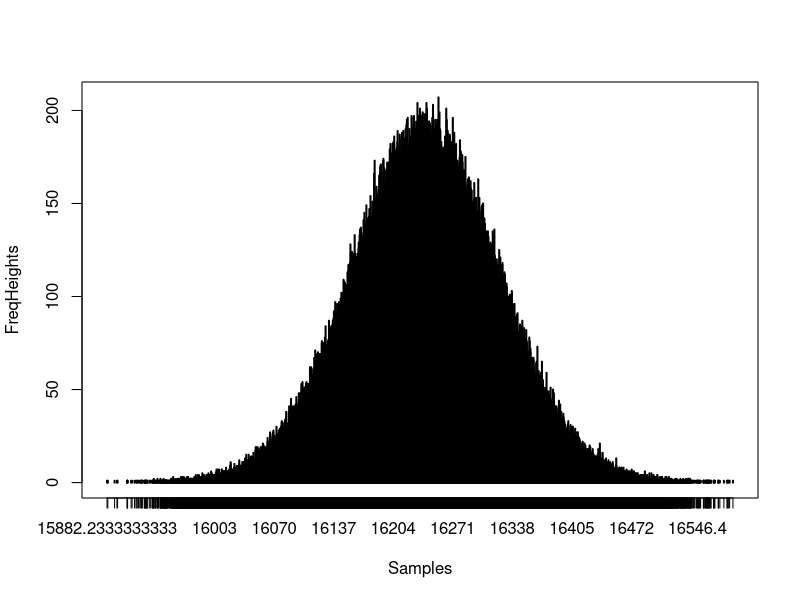
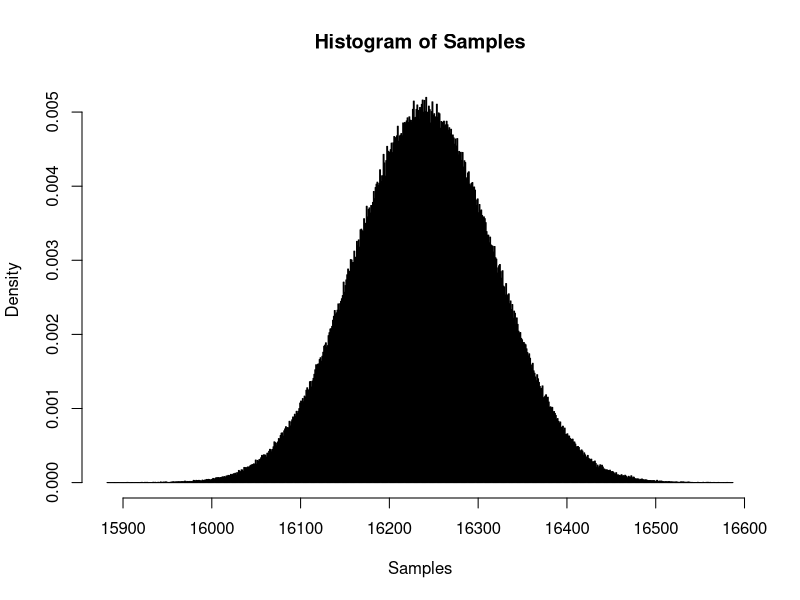
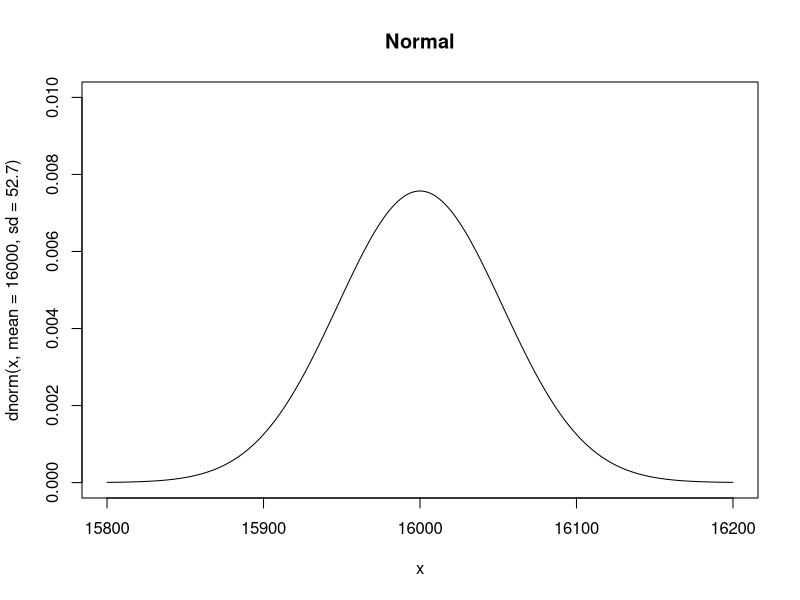

These charts were generated, in order, by the following R code:
# 현대적인 확률 : 많은 횟수로 실험을 시행할 때 어떤 사건이 발생하여 관찰되는 비율
# 상대도수에 의한 방법으로 확률을 정의 : 대수의 법칙(Law of large numbers)에 의존
## 대수의 법칙 ? : 아주 많은 횟수로 실험을 실행하게 되면,
##                 어떤 사건이 일어날 상대적 빈도수는 '단 한 번의 시행'에서
##                 그 사건이 일어날 확률(이론적 확률)에 점점 가까워지게 된다.

# 확률변수(Random variable) : 다양하게 나타나는 '사건에 어떤 값을 대응시킨 것'
# 확률분포(Probability Distribution) : 모집단의 표본을 대상으로한 실험에서 얻어지는 사건의 상대도수 분포
# 확률을 배우는 이유 ? : 특정 패턴을 띄는 어떤 사건을 확률변수로 도입하여 
#                        중요한 판단 시점에 확률분포를 참조하여 
#                        불확실한 문제를 논리적으로 추정, 검정할 수 있기 때문이다.

# 확률분포의 종류
# - 이산확률변수(discrete random variable) : 확률변수의 값이 상호배타적이고 유한한 변수 
#                                            ex) X = {1, 2, 3, 4 ....}
# - 이산확률분포(discrete probability distribution) : 이산확률변수 값들의 확률분포
# 기호 : 확률변수 X의 확률 -> P(X = xi) = Pi(i = 1, 2, 3, 4, ..., n) = P(1), P(2), ..., P(n)
# 개별 값(xi)의 확률 : 0 <= P(X) <= 1, (i = 1, 2, 3, 4, ..., n)
# 모두 더한 값 = 1 -> P(x1) + P(x2) + P(x3) + ... + P(n-1) + P(n) = 1
## 확률질량함수(Probability mass function, PMF) : 이산확률변수 X에 대응하는 확률을 함수(f)로 나타낼 때,
##                                                f(X)를 X의 확률질량함수(PMF)라고 한다.
## 기대값 E(X) = Xbar = for(i=1, i<=n, i++) ∑ xi * pi
## 분산 V(X) = ∂^2(X) = E{(x - Xbar)^2} = ∑ (xi - Xbar)^2 * pi
## 표준편차 ∂(X) = √V(X)

# - 연속확률변수(continuous random variable) : 어떤 구간 안에 있는 셀 수 없이 많은 값을 갖는 확률 변수 
#                                              ex) 실수들
# - 연속확률분포(continuous probability distribution) : 연속확률변수의 확률 분포
# 기호 : 확률변수 X의 확률 -> P(a <= X <= b)
# 구간의 확률 : 0 <= P(a <= X <= b) <= 1
## 확률밀도함수(Probability density function, PDF) : 연속확률변수 X에 대응하는 확률을 함수(f)로 나타낼 때,
##                                                   f(X)를 X의 확률밀도함수(PDF)라고 한다.
##                                                   (보통 확률함수라고 한다.)
## 확률 값 : P(a <= X <= b) = ∫(b, a) f(X) dX (a부터 b사이의 면적)
## 과정 - 사건 -> 확률변수 -> 확률분포 -> 추정 or 검정 -> 활용


# 정규분포(Normal Distribution) ----
## 정규성(normality) : 정규분포의 패턴
## 어떤 분포나 패턴을 알아야 하는 이유 ? : 어떤 현상들이 특정 분포나 패턴을 따른다는 가정으로
##                                         주로 확률을 추정하거나 다양한 검정을 하기 위함.
## 1. 종모양이며 좌우 대칭(평균, 중앙값, 최빈값이 정중앙에 위치한다.)
## 2. 좌우 측면으로 갈수록 곡선이 축에 근접하지만 축과 만나지 않는다.
## 3. 분포의 넓이는 1
## 4. 평균에 의해 분포의 위치가 좌우로 이동하며, 표준편차에 의해 편평함(평활)이 달라진다.
### 모집단의 관찰대상이 많을 때 전수 조사하여 분포를 확인하는
### 비효율적이며 경우에 따라 불가능에 가깝다.

## 중심극한정리(Central Limit Theorem) : 충분히 큰 표본으로 구한 표본평균(Xbar)의 분포는
##                                       정규분포에 근접하게 된다.
## 요약 : 표본을 n개씩 가능한 경우의 수만큼 반복하여 추출하면 모집단의 특성치(평균, 표준편차)를
##        정확하게 계산 할 수 있다. 
##        (표본평균과 표본분산(또는 표준편차)을 모집단 모수의 '불편추정량(unbiased estimator)'라 부르는 근거)
### 모집단 표준편차(∂)는 상수로 일정하지만, 표본평균의 표준편차는 n의 크기에 따라 모수(∂)와 달라진다.
### 이처럼 n에 따라 모집단의 표준편차와 달라지는 정규분포 상의 표본평균의 표준편차 ∂ / √n을 '표준오차'라고 부른다.

## Example - 대한민국 30대 여성 350만 명의 키
## Step1. 350만 개의 난수를 생성
Prop <- runif(3500000, min = 15500, max = 17000)
Prop <- as.integer(Prop) # 난수 생성 후 빠른 연산을 위해 정수로 변경

## Step2. 표본추출 후 평균값을 저장할 변수를 만든다.
Samples <- integer(10^6) # 크기만큼 미리 정의하면 for문을 빠르게 돌릴 수 있다.

## Step3. 30개씩 표본추출한 후 평균을 구하고 Samples변수에 저장한다.
for(i in 1 : 10^6){
  s <- Prop[sample(Prop, 30, replace = T)]
  mean_s <- mean(s)
  Samples[i] <- mean_s
}

## Step4. 도수를 구한다.
FreqHeights <- table(Samples)

## Step5. 구한 도수를 Graph로 그린다.
plot(FreqHeights, type = "h", lwd = 2)

## Step6. Histogram을 그린다.
hist(Samples, breaks = 1000, prob = T) # prob 인자로 상대도수 그리기.

## 위 과정을 여러 번 반복하여 분포표를 다시 그려도 표본평균분포의 정규성은 크게 다르지 않다.
## 반복할수록 모양이 조금씩 다르지만 표본평균분포의 패턴, 
## 즉 정규성(Normality)을 받아들일 수밖에 없다. 이를 '경험적 규칙(empirical rule, three-sigma rule)'이라 한다.

x <- seq(from = 15800, to = 16200, length.out = 1000)
ylim <- c(0, 0.01)
plot(x, dnorm(x, mean = 16000, sd = 52.7), main = "Normal", type = "l", ylim = ylim)

## 정규분포를 따르는 모집단으로부터 어떤 표본 하나를 추출할 때, 
## 경험적 규칙에 의해 그 표본이 모집단 평균(Mu)로부터
## ±1∂ 사이에 위치할 확률 P(Mu - 1∂ <= x <= Mu + 1∂) = 0.6827
## ±2∂ 사이에 위치할 확률 P(Mu - 2∂ <= x <= Mu + 2∂) = 0.9545
## ±3∂ 사이에 위치할 확률 P(Mu - 3∂ <= x <= Mu + 3∂) = 0.9973


## 표준정규분포(Standart Normal Distribution) : 특정 현상의 단위(cm, kg 등)와 상관없이 
##                                              표준화 값(Z-value, (X - Mu) / ∂)으로 나타낸 분포
## 표본이 평균에서 멀어져 있는 정도, 
## 즉 편차(X - Mu)가 표준편차(표준오차)의 몇 배인지를 나타내는 값 = Z.
## Z가 1인 곳의 면적 : P(0 < Z < 1) = 0.3413
pnorm(1, mean = 0, sd = 1) - 0.5
## 확률이 95%인 Z를 찾기 위해 양측에 2.5%씩 분배 -> Z = 1.96
qnorm(0.025, mean = 0, sd = 1, lower.tail = F)

## 요약 : 어떤 현상의 확률분포를 정확히 알 수 없을지라도 정규성을 가정한다면
##        특정 구간에 해당하는 확률이나 그 반대의 경우도 표준정규분포만으로도 충분히 계산 가능하다.
## Z-value    확률  Z-value   확률
##     0.5  0.1915    1.645   0.45
##       1  0.3413     1.96 0.4750
##       2  0.4772     2.58 0.4950